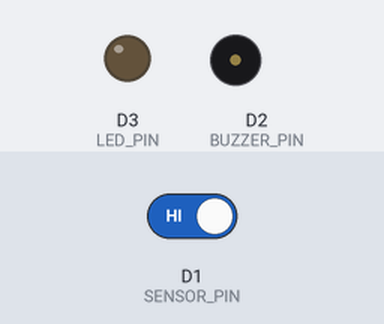
Simulated run of this sketch. Board: ESP8266 (NodeMCU). Parts: output pins drawn as LEDs (lit = HIGH), buzzer (waves = sounding, pin HIGH). The inputs (shaded band) are chosen by the test bench; at power-on: D1 (SENSOR_PIN) HIGH. WiFi joins after 1.5 s; servers stay silent unless stated.

Above: at 0.1 s.
At 1.9 s:
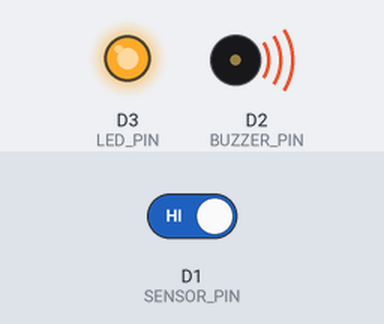
Timing chart, 0 to 3.4 s (numbered marks = the images above):
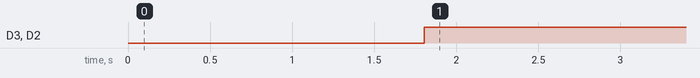

Measured:
- by itself, D3 (LED_PIN), D2 (BUZZER_PIN): LOW → HIGH at 1.8 s

The sketch:

SafeDoorApp.ino
```cpp
// Konfigurasi Token Blynk (Sudah disesuaikan dengan milikmu)
#define BLYNK_TEMPLATE_ID "TMPL6XXo-5pkz"
#define BLYNK_TEMPLATE_NAME "SafeDoor"
#define BLYNK_AUTH_TOKEN "NBsSyZ6xT2kD7lQWLTDMI0qiWqkzQr1f"

#define BLYNK_PRINT Serial

#include <ESP8266WiFi.h>
#include <BlynkSimpleEsp8266.h>

// WAJIB GANTI: Masukkan nama WiFi dan Password di tempatmu
char ssid[] = "Redmi 13C";
char pass[] = "123457890";

#define SENSOR_PIN D1
#define BUZZER_PIN D2
#define LED_PIN D3

bool notifSent = false;

void setup() {
  Serial.begin(9600);

  // Setup mode pin
  pinMode(SENSOR_PIN, INPUT_PULLUP);
  pinMode(BUZZER_PIN, OUTPUT);
  pinMode(LED_PIN, OUTPUT);

  // Matikan buzzer dan LED di awal
  digitalWrite(BUZZER_PIN, LOW);
  digitalWrite(LED_PIN, LOW);

  // Mulai koneksi ke WiFi dan server Blynk
  Blynk.begin(BLYNK_AUTH_TOKEN, ssid, pass);
}

void loop() {
  // Menjaga agar alat terus terhubung dengan Blynk
  Blynk.run();

  // Membaca status sensor pintu (HIGH = terbuka, LOW = tertutup)
  bool doorOpen = digitalRead(SENSOR_PIN);

  if (doorOpen == HIGH) {
    // PINTU TERBUKA
    digitalWrite(LED_PIN, HIGH);
    digitalWrite(BUZZER_PIN, HIGH);

    // Menyalakan indikator di Web/Aplikasi (Kirim angka 1 ke V0)
    Blynk.virtualWrite(V0, 1);

    // Mencegah notifikasi terkirim berkali-kali per detik (spam)
    if (!notifSent) {
      Blynk.logEvent("door_open", "⚠️ Pintu terbuka!");
      notifSent = true;
    }

  } else {
    // PINTU TERTUTUP
    digitalWrite(LED_PIN, LOW);
    digitalWrite(BUZZER_PIN, LOW);

    // Mematikan indikator di Web/Aplikasi (Kirim angka 0 ke V0)
    Blynk.virtualWrite(V0, 0);

    // Reset status notifikasi
    notifSent = false;
  }
}
```
